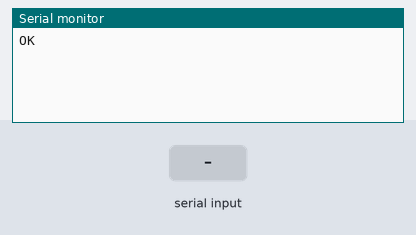
Bench run of a sketch on a simulated Arduino Uno, built with avr-gcc and run on an emulated ATmega328P. Parts: the last lines printed to the serial monitor. Inputs (shaded band) come from the test bench. The modem accepts every AT command (registered, SIM ready, sends succeed) and sends nothing else.

Above: at 2.8 s.
2.9 s: "1\n" received over the second serial link
At 3.8 s:
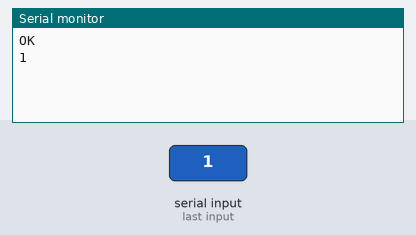
4.4 s: "0\n" received over the second serial link
At 5.0 s:
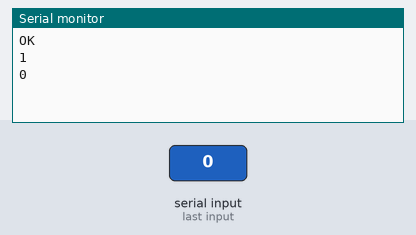
5.9 s: "2\n" received over the second serial link
At 7.3 s:
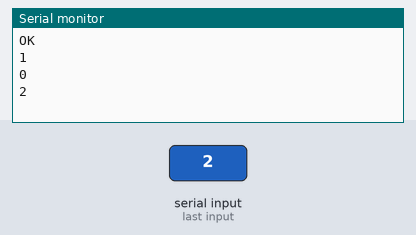

Measured:
- after the input at 2.9 s, the serial monitor: prints a new line at once (image 1)
- after the input at 4.4 s, the serial monitor: prints a new line at once (image 2)
- after the input at 5.9 s, the serial monitor: prints a new line at once (image 3)

The sketch:

Bluetooth-AT-help.ino
```cpp
/// all the changes to hardware/hardwarepins will needs to updates to the README////


// help menu printout for MLT-BT05
#include <SoftwareSerial.h>

SoftwareSerial ble_device(3,4);

String str_ii = "";
int ii_0 = 0;

void setup() {
  Serial.begin(115200);
  delay(1000);
  ble_device.begin(9600);
  delay(1000);

  // First, get all available functions from CC2541 firmware
  ble_help();
}

void loop() {
}

void ble_help(){
  ble_device.println("AT+HELP"); // list all AT+ commands
  while (true){ // loop to print all AT+ commands
    char in_char = ble_device.read();
    if (int(in_char)==-1 or int(in_char)==42){continue;}
    str_ii+=in_char;
    if (in_char=='\n'){
      if (str_ii==String('\r')+String('\n')){
        if (ii_0 == 0){
          ii_0 = 1;
          continue;
        }
        break; // break after more than 1 empty carriage return and newline
      }
      Serial.print(str_ii);
      str_ii = "";
    }
  }
}
```
